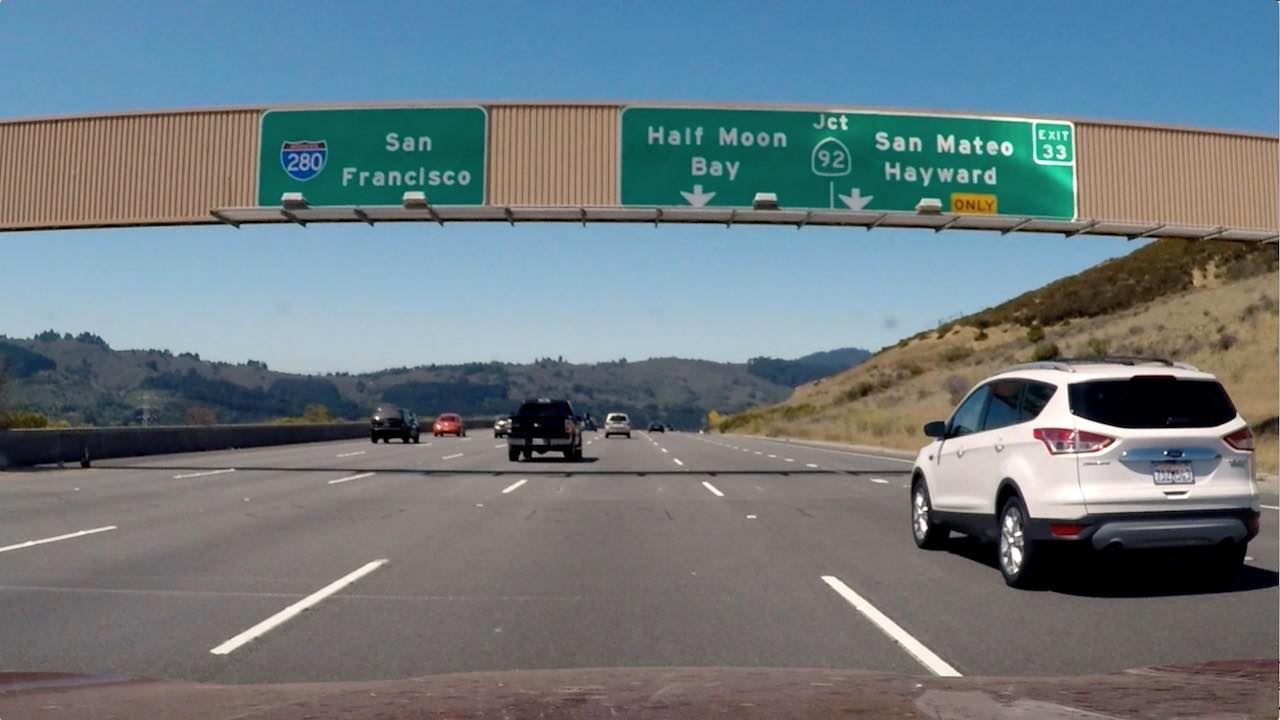
#> input picture P02_AdvancedLaneLines/input/exercise_images/signs_vehicles_xygrad.png, 1280 x 720 px
$ python sobel_gradient_magnitude.py   (older library calls are emulated)
#> lines starting #> are read from the running program, lines starting #| are printed output that depends on the picture; after the words box and inside, x2 and y2 are one past the last pixel; in counts of white or black regions, pixels touching at a corner belong together
import numpy as np
import cv2
import matplotlib.pyplot as plt
import matplotlib.image as mpimg
import pickle

# Read in an image
image = mpimg.imread('../input/exercise_images/signs_vehicles_xygrad.png')
#> image is the input picture: shape (720, 1280, 3) float32; mean R, G, B 0.428, 0.477, 0.5


# Define a function that applies Sobel x and y,
# then computes the magnitude of the gradient
# and applies a threshold
def mag_thresh(img, sobel_kernel=5, mag_thresh=(0, 255)):
    # Apply the following steps to img
    # 1) Convert to grayscale
#> called with sobel_kernel = 3, mag_thresh = (60, 255)
    img_gray = cv2.cvtColor(img, cv2.COLOR_RGB2GRAY)
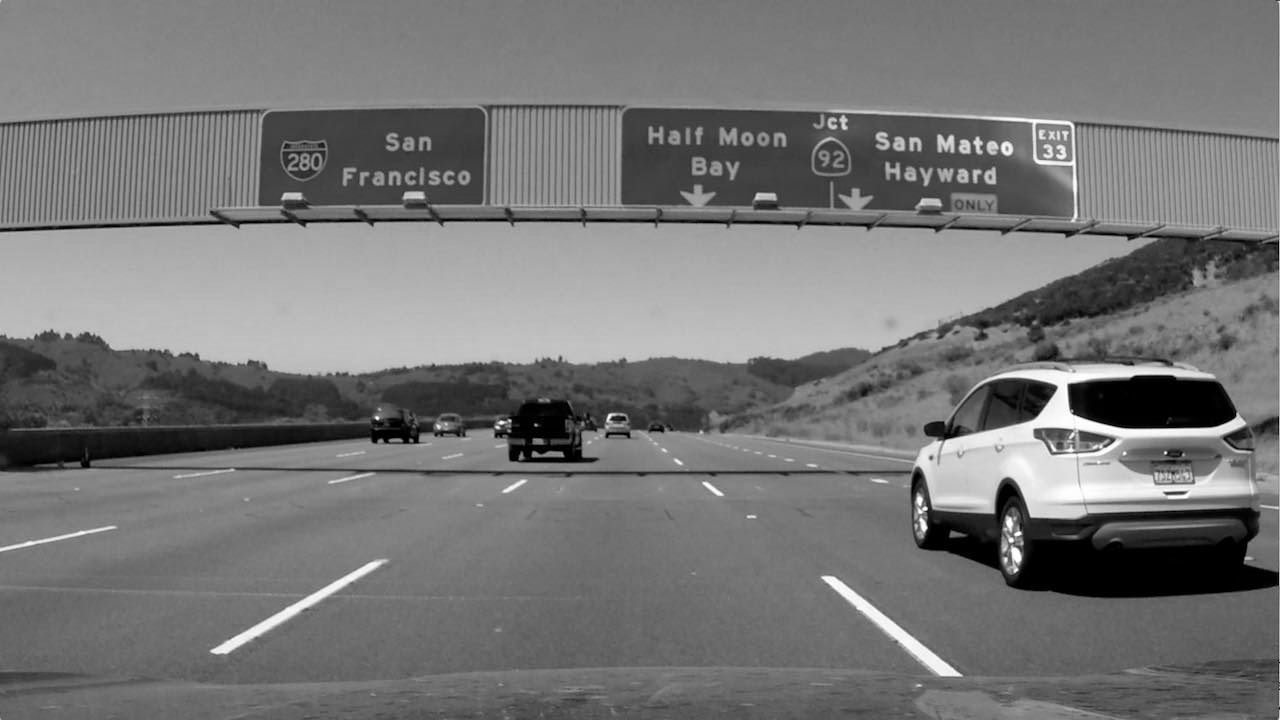
#> img_gray: shape (720, 1280) float32; min 0, max 0.999, mean 0.465

    # 2) Take the gradient in x and y separately
    sobelx_fl = cv2.Sobel(img_gray, cv2.CV_64F, 1, 0, sobel_kernel)
    sobely_fl = cv2.Sobel(img_gray, cv2.CV_64F, 0, 1, sobel_kernel)
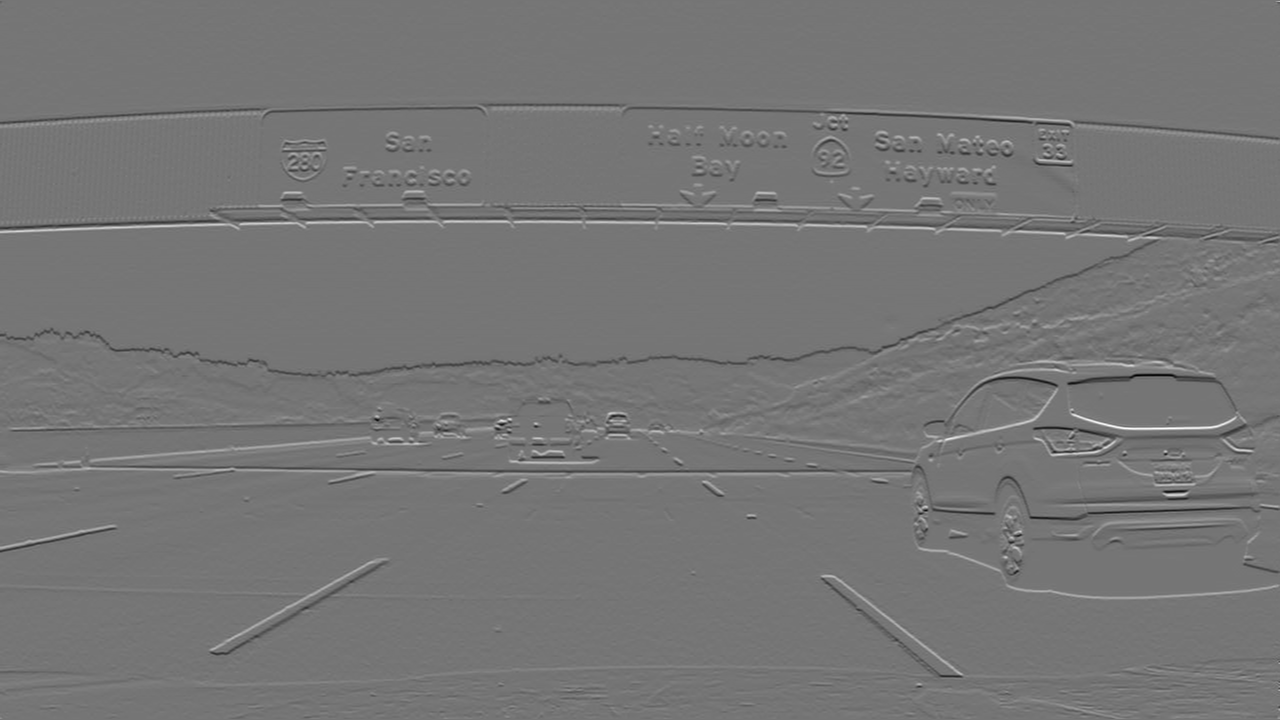
#> sobely_fl: shape (720, 1280) float64; min -3.12, max 3.62, mean -0.00103; drawn with min black and max white

    # 3) Calculate the magnitude
    sobelxy_fl = np.sqrt( (sobelx_fl**2) + (sobely_fl**2) )
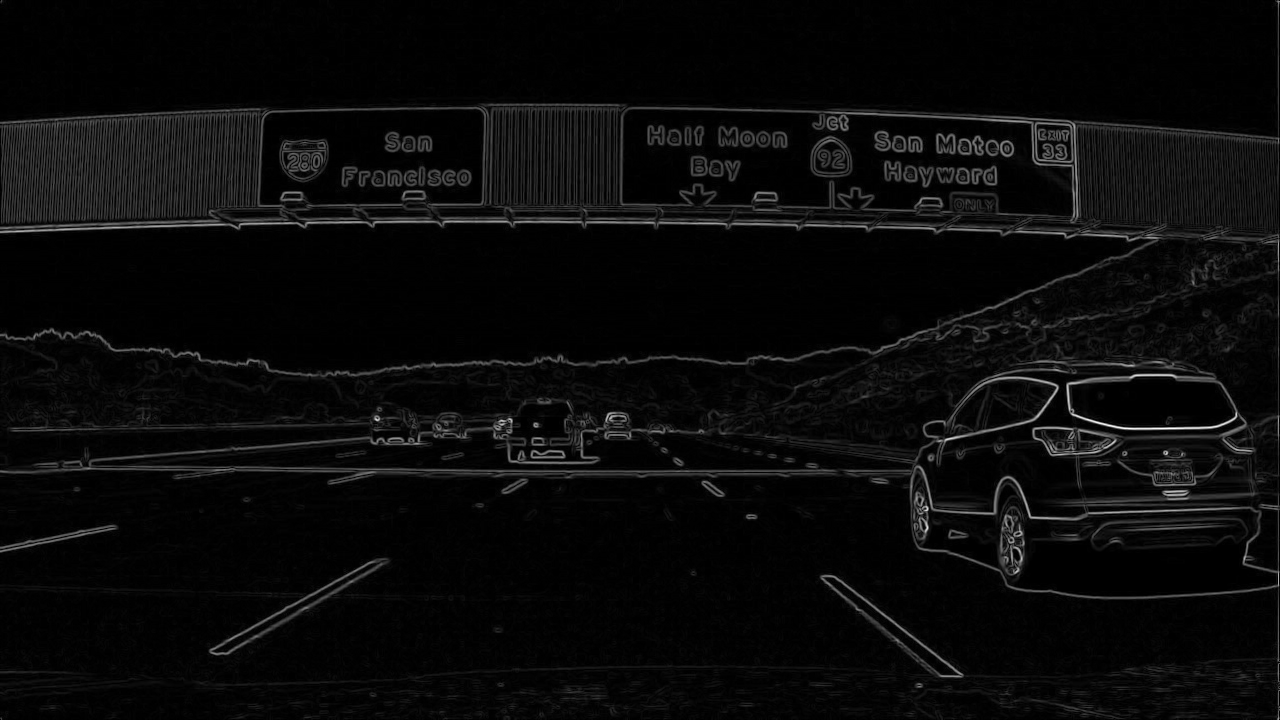
#> sobelxy_fl: shape (720, 1280) float64; min 0, max 3.62, mean 0.147; drawn with min black and max white

    # 4) Scale to 8-bit (0 - 255) and convert to type = np.uint8
    img_scaled = np.uint8(255 * sobelxy_fl / np.max(sobelxy_fl))

    # 5) Create a binary mask where mag thresholds are met
    binary_output = np.zeros_like(img_gray)
    binary_output[(img_scaled >= mag_thresh[0]) & (img_scaled <= mag_thresh[1])] = 1

    return binary_output


# Run the function
mag_binary = mag_thresh(image, sobel_kernel=3, mag_thresh=(60, 255))
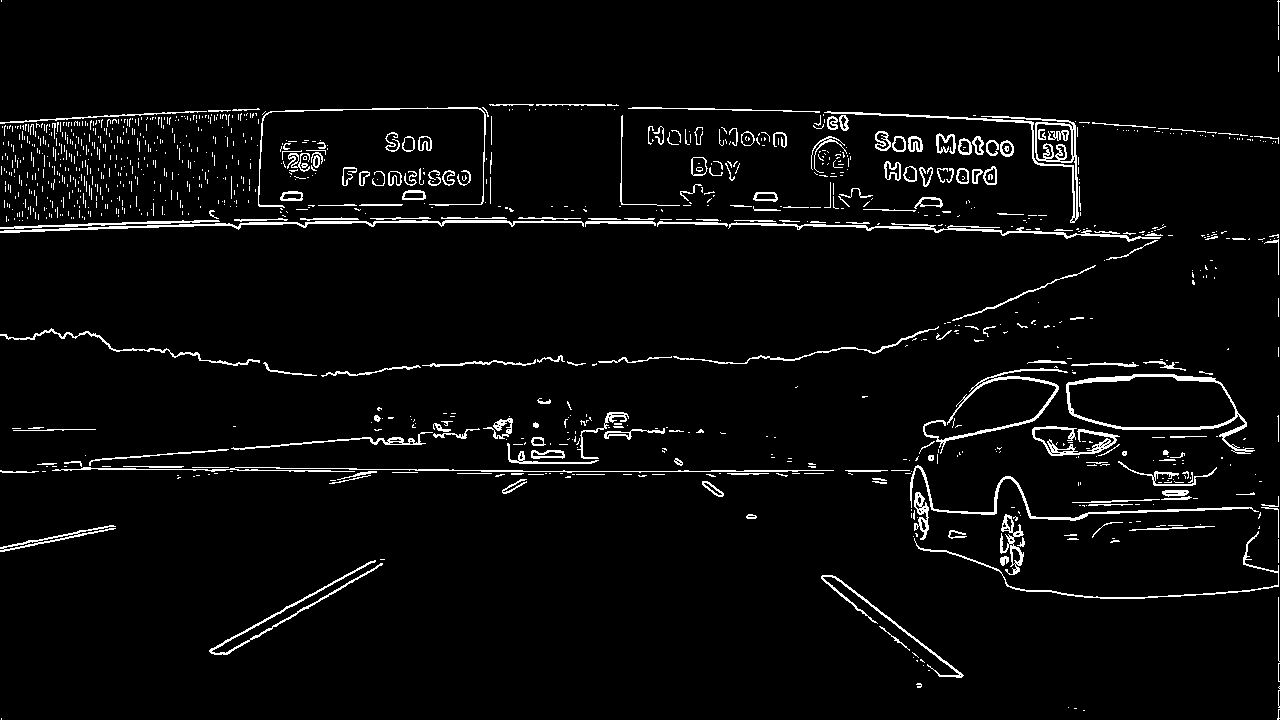
#> mag_binary: shape (720, 1280) float32; values 0 (black) and 1 (white), 3.9% white in thin lines or dots
# Plot the result
f, (ax1, ax2) = plt.subplots(1, 2, figsize=(16, 6))
f.tight_layout()
ax1.imshow(image)
ax1.set_title('Original Image', fontsize=50)
ax2.imshow(mag_binary, cmap='gray')
ax2.set_title('Thresholded Magnitude', fontsize=50)
plt.subplots_adjust(left=0., right=1, top=0.9, bottom=0.)
plt.show()

$ run again, with P02_AdvancedLaneLines/input/exercise_images/test_image2.png copied over P02_AdvancedLaneLines/input/exercise_images/signs_vehicles_xygrad.png
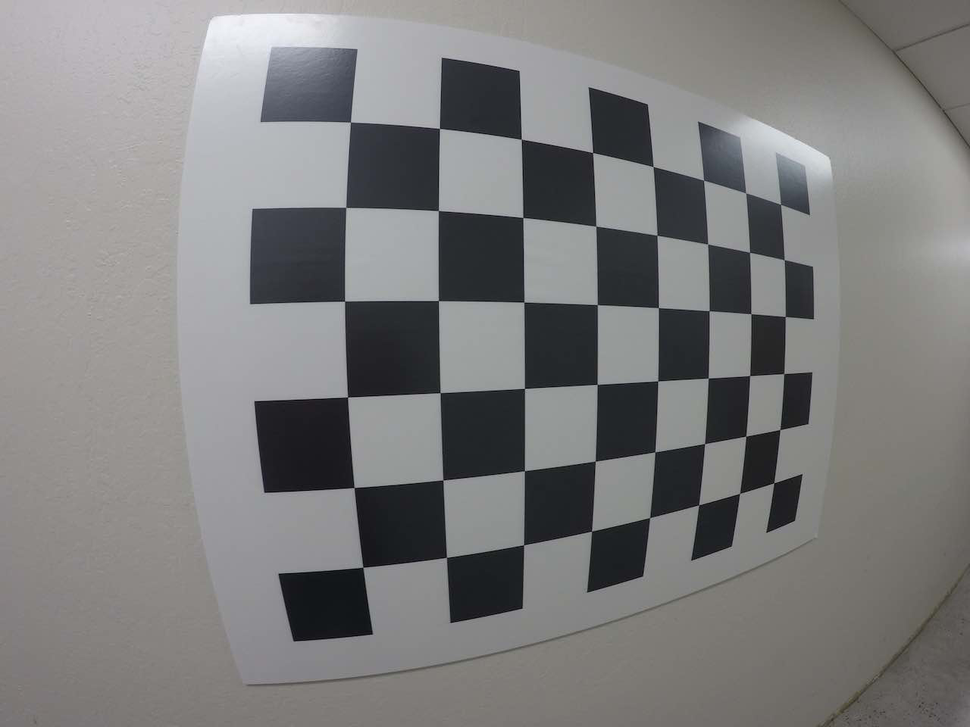
#> input picture P02_AdvancedLaneLines/input/exercise_images/test_image2.png, 970 x 727 px, shrunk from 1280 x 960 before the run
#> image is the input picture: shape (727, 970, 3) float32; mean R, G, B 0.492, 0.49, 0.49
#> in mag_thresh, `sobely_fl = cv2.Sobel(img_gray, cv2.CV_64F, 0, 1, sobel_kernel)`:
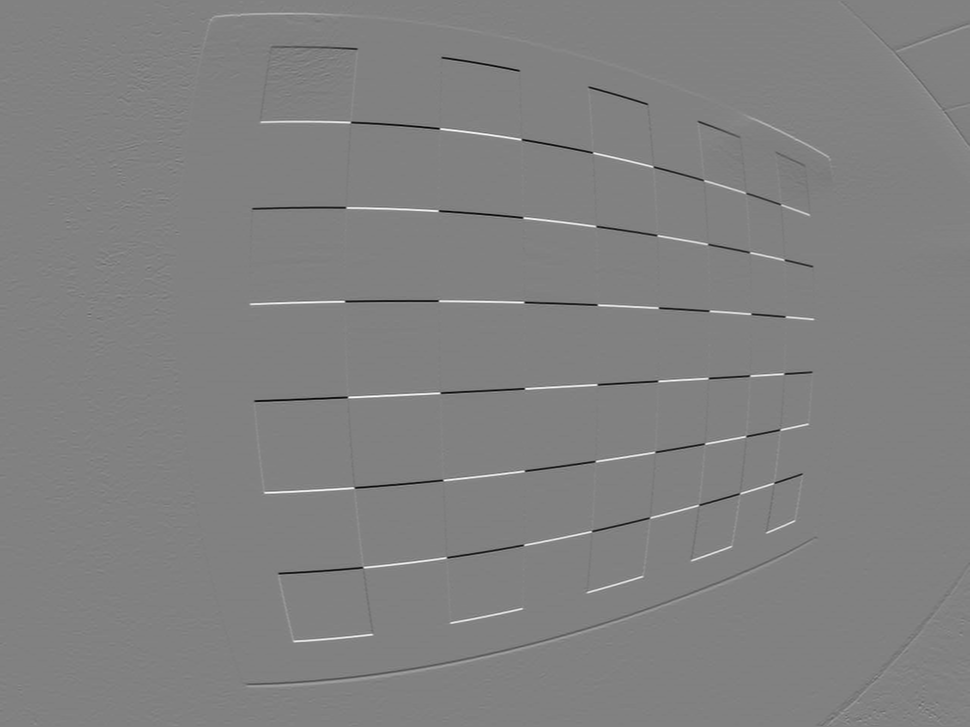
#> sobely_fl: shape (727, 970) float64; min -2.42, max 2.34, mean -0.0016; drawn with min black and max white
#> `mag_binary = mag_thresh(image, sobel_kernel=3, mag_thresh=(60, 255))`:
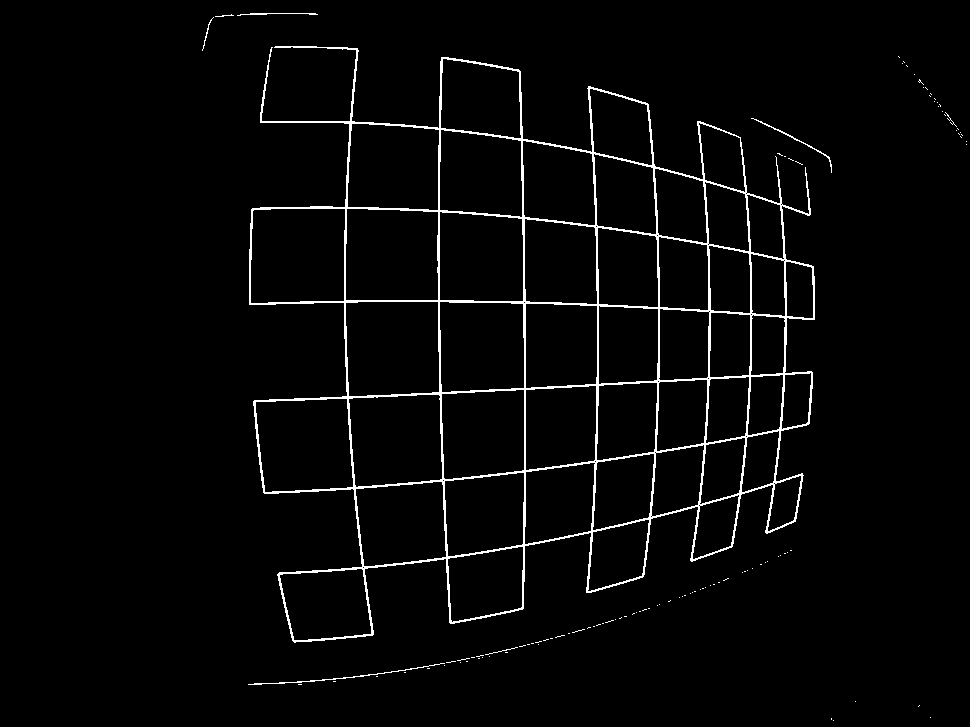
#> mag_binary: shape (727, 970) float32; values 0 (black) and 1 (white), 2.7% white in thin lines or dots, all inside (x1, y1, x2, y2) = (202, 13, 967, 721)

$ run again, with P02_AdvancedLaneLines/input/exercise_images/bridge_shadow.jpg saved as P02_AdvancedLaneLines/input/exercise_images/signs_vehicles_xygrad.png
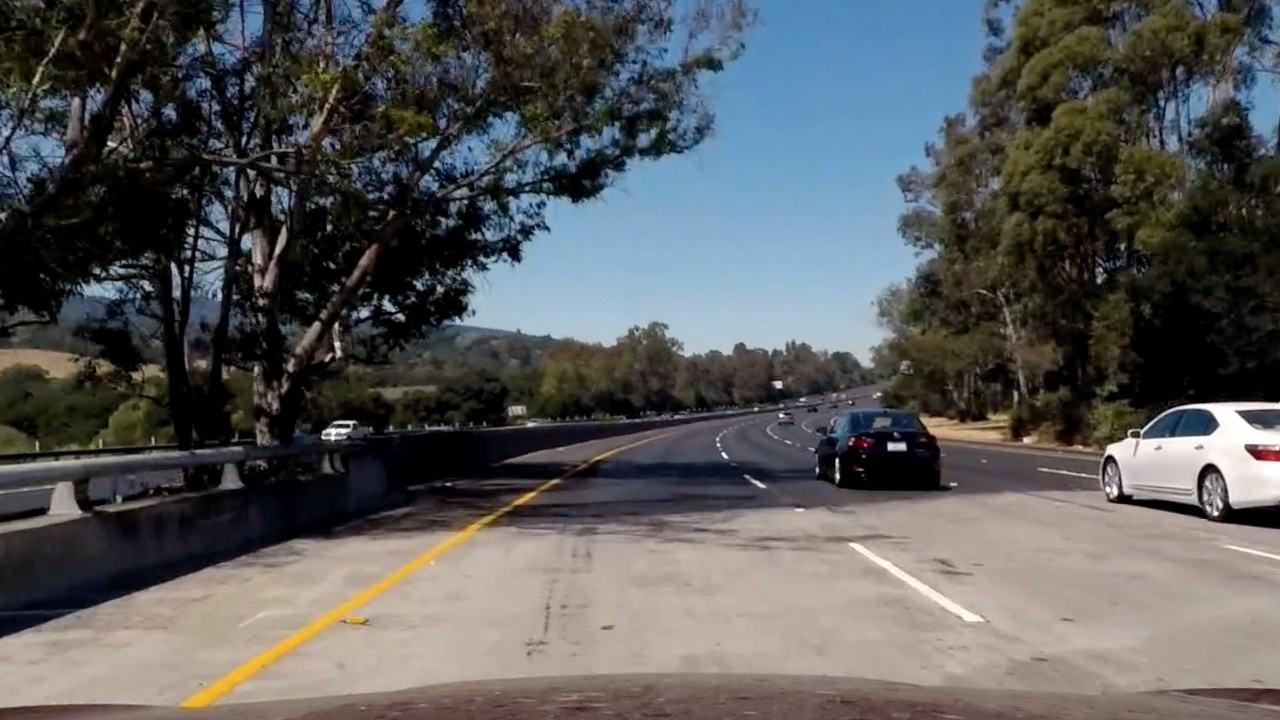
#> input picture P02_AdvancedLaneLines/input/exercise_images/bridge_shadow.jpg, 1280 x 720 px
#> image is the input picture: shape (720, 1280, 3) float32; mean R, G, B 0.352, 0.356, 0.356
#> in mag_thresh, `sobely_fl = cv2.Sobel(img_gray, cv2.CV_64F, 0, 1, sobel_kernel)`:
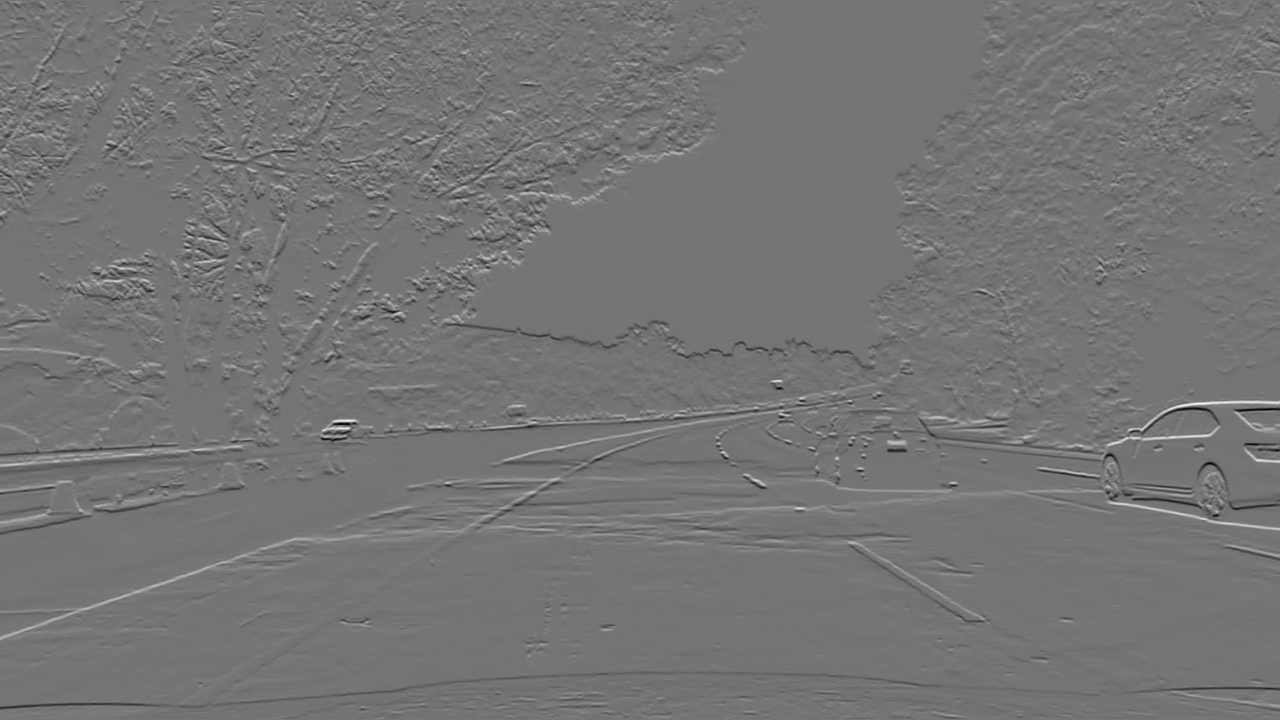
#> sobely_fl: shape (720, 1280) float64; min -2.9, max 3.42, mean 0.000733; drawn with min black and max white
#> `mag_binary = mag_thresh(image, sobel_kernel=3, mag_thresh=(60, 255))`:
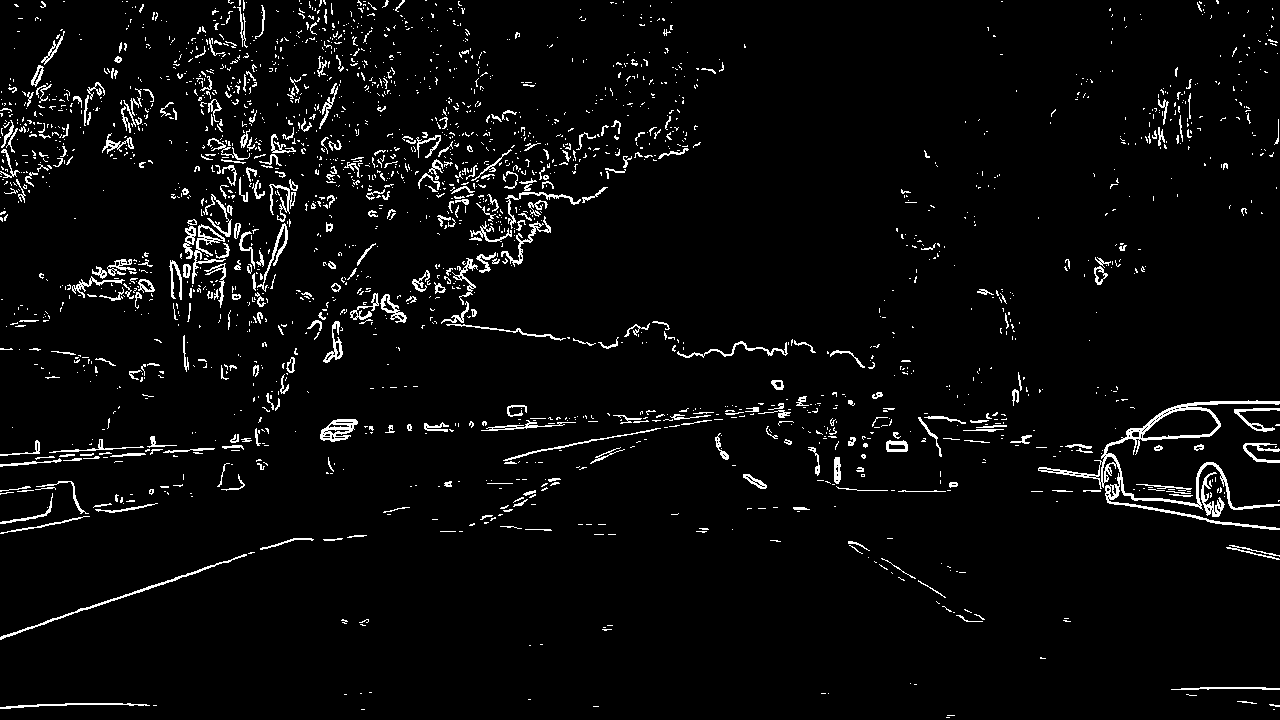
#> mag_binary: shape (720, 1280) float32; values 0 (black) and 1 (white), 4% white in thin lines or dots
